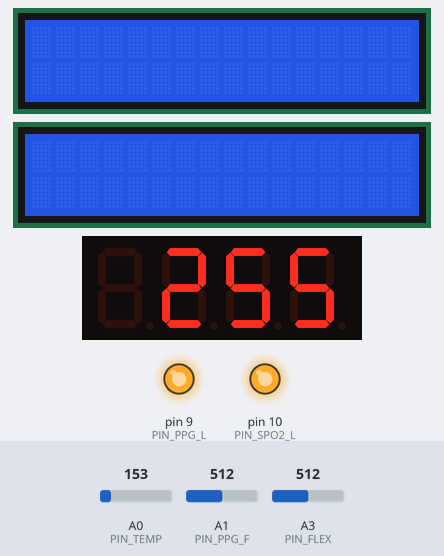
Simulated run of this sketch. Board: Arduino Uno, built with avr-gcc and run on an emulated ATmega328P. Parts: 2 × 16×2 character LCD, 4-digit seven-segment display, output pins drawn as LEDs (lit = HIGH). The inputs (shaded band) are chosen by the test bench; at power-on: A0 (PIN_TEMP) = 153, A3 (PIN_FLEX) = 512, A1 (PIN_PPG_F) = 512.

Above: at 1.3 s.
1.4 s: A0 (PIN_TEMP) set to 128
At 3.7 s:
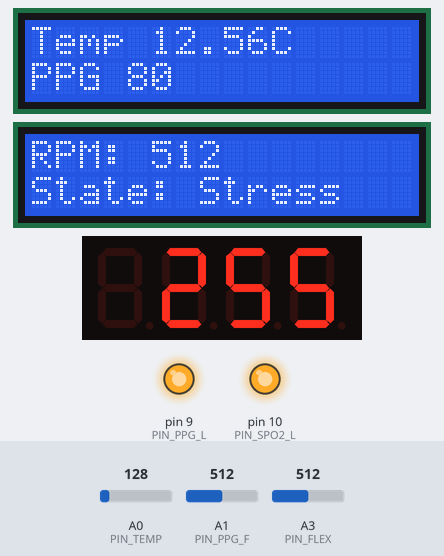
3.8 s: A0 (PIN_TEMP) set to 116
At 5.0 s:
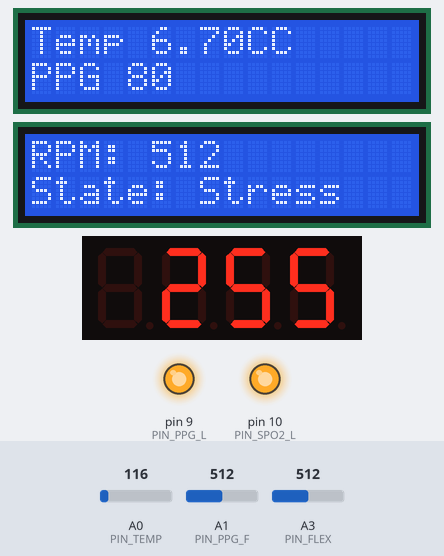
5.9 s: A3 (PIN_FLEX) set to 25
At 6.81 s:
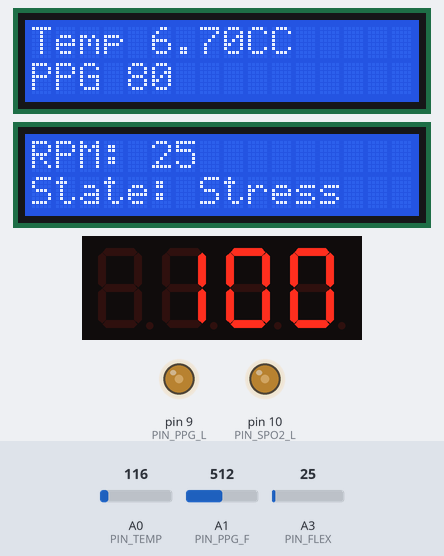
7.9 s: A3 (PIN_FLEX) set to 21
At 10.1 s:
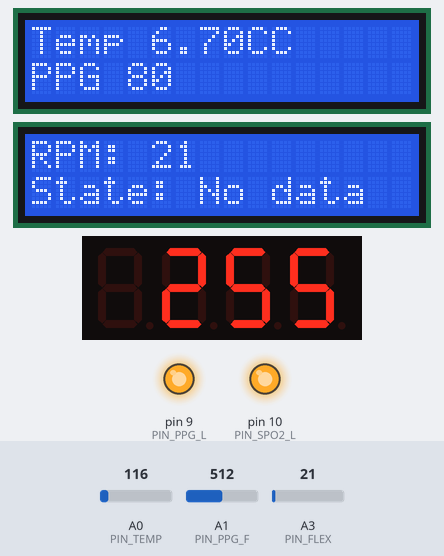
10.9 s: A0 (PIN_TEMP) set to 133
At 12.6 s:
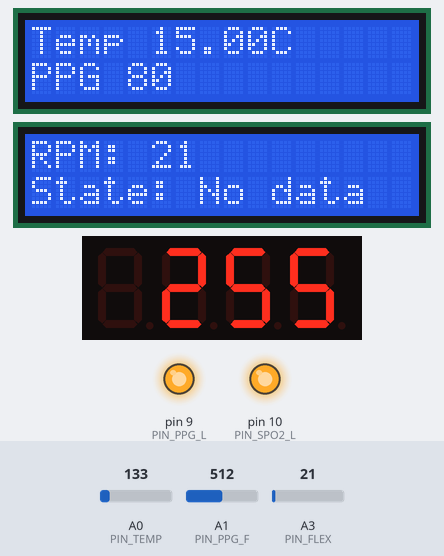
13.5 s: A3 (PIN_FLEX) set to 40
At 15.1 s:
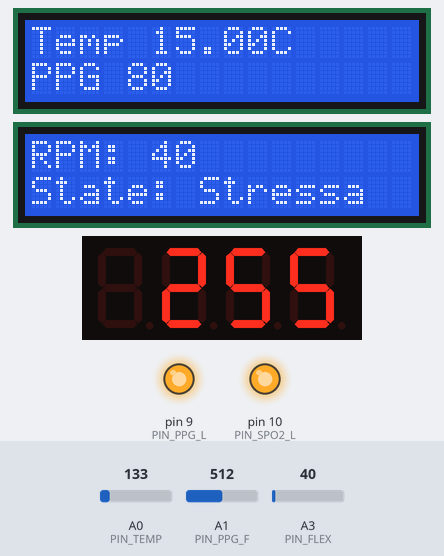
Timing chart, 0 to 17.0 s (numbered marks = the images above; inputs shaded):
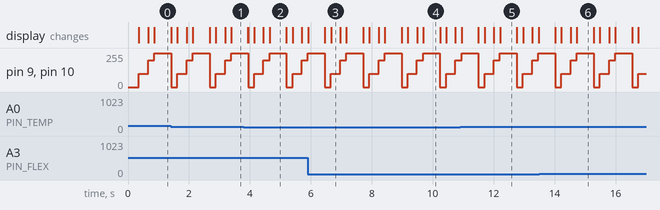

Measured:
- the behaviour switches between 123 and 122 on A0 (PIN_TEMP) (found by bisection; images 1 and 2)
- the behaviour switches between 23 and 22 on A3 (PIN_FLEX) (found by bisection; images 3 and 4)
- after the input at 3.8 s, the display: changes after 0.14 s (image 2)
- after the input at 7.9 s, the display: first differs from a run without the input after 1.1 s (image 4)
- after the input at 10.9 s, the display: first differs from a run without the input after 0.60 s (image 5)
- after the input at 13.5 s, the display: changes after 0.52 s (image 6)
- by itself, pin 9 (PIN_PPG_L), pin 10 (PIN_SPO2_L): repeats every 1.3 s: 100/255 0.30 s, 200/255 0.20 s, 255/255 0.55 s, 0/255 0.20 s

The sketch:

main.ino
```cpp
/*
 * Project: "Te Cuido" - Biomedical IoT Simulation
 * Board: Arduino UNO (simulation constraint)
 *
 * NOTE:
 * This code is written for Arduino UNO because the simulation platform requires it.
 * In real implementation, ESP32 or similar should be used due to:
 * - Better ADC resolution
 * - WiFi connectivity
 * - More processing power
 *
 * Displays (LCD) will NOT be used in real product as UI will represent real time values.
 */

#include <Adafruit_LiquidCrystal.h>
#include <Adafruit_GFX.h>
#include <Adafruit_LEDBackpack.h>
#include <math.h>

// ===================== CONSTANTS =====================

// Analog pins
const int PIN_TEMP   = A0;
const int PIN_PPG_F  = A1;
const int PIN_SPO2_F = A2;
const int PIN_FLEX   = A3;

// PWM pins
const int PIN_PPG_L  = 9;
const int PIN_SPO2_L = 10;

// LCDs (I2C addresses - adjust if needed)
Adafruit_LiquidCrystal lcd_1(0);
Adafruit_LiquidCrystal lcd_breath(1);


// 7-seg display
Adafruit_7segment disp_ispo2 = Adafruit_7segment();

// ===================== VARIABLES =====================
int phase = 0;

int pwmValue = 0;
int pwmDirection = 1;

// ===================== FUNCTIONS =====================

// Read temperature (TMP36-like)
float readTemperatureC() {
  int raw = analogRead(PIN_TEMP);
  float voltage = raw * (5.0 / 1023.0);
  float tempC = (voltage - 0.5) * 100.0;
  return tempC;
}

float toFahrenheit(float c) {
  return (c * 9.0 / 5.0) + 32.0;
}

// Simulate PPG signal
int readPPG() {
  int raw = analogRead(PIN_PPG_F);
  return map(raw, 0, 1023, 60, 100); // fake BPM range
}
void showBreathStatus() {

  static unsigned long lastUpdate = 0;
  static unsigned long lastPeakTime = 0;
  static bool rising = false;
  static float rpm = 0;

  int value = analogRead(PIN_FLEX);

  const int thresholdHigh = 30;
  const int thresholdLow  = 0;

    unsigned long now = millis();
    unsigned long interval = now - lastPeakTime;

    String state;

    if (value > 22) {
      state = "Stress";
    } else if (value >= 12 && value <= 20) {
      state = "Normal";
    } else if (value > 0 && value < 12) {
      state = "Relax";
    } else {
      state = "No data";
    }

    lcd_breath.setCursor(0,0);
    lcd_breath.print("RPM:      ");
    lcd_breath.setCursor(5,0);
    lcd_breath.print(value);

    lcd_breath.setCursor(0,1);
    lcd_breath.print("State:    ");
    lcd_breath.setCursor(7,1);
    lcd_breath.print(state);
  }

// LED PWM effect
void updatePWM() {
  int pwmValue = 0;
  analogWrite(PIN_PPG_L, pwmValue);
  analogWrite(PIN_SPO2_L, pwmValue);
  // ---- SPO2 ----
  disp_ispo2.print(pwmValue);
  disp_ispo2.writeDisplay();
  delay(200);
  pwmValue = 100;
  analogWrite(PIN_PPG_L, pwmValue);
  analogWrite(PIN_SPO2_L, pwmValue);
  // ---- SPO2 ----
  disp_ispo2.print(pwmValue);
  disp_ispo2.writeDisplay();
  delay(300);
  pwmValue = 200;
  analogWrite(PIN_PPG_L, pwmValue);
  analogWrite(PIN_SPO2_L, pwmValue);
  // ---- SPO2 ----
  disp_ispo2.print(pwmValue);
  disp_ispo2.writeDisplay();
  delay(200);
  pwmValue = 255;
  analogWrite(PIN_PPG_L, pwmValue);
  analogWrite(PIN_SPO2_L, pwmValue);
  // ---- SPO2 ----
  disp_ispo2.print(pwmValue);
  disp_ispo2.writeDisplay();
  delay(500);
}

// ===================== SETUP =====================

void setup() {
  // Initialize pins
  pinMode(PIN_PPG_L, OUTPUT);
  pinMode(PIN_SPO2_L, OUTPUT);

  pinMode(PIN_TEMP, INPUT);
  pinMode(PIN_PPG_F, INPUT);
  pinMode(PIN_SPO2_F, INPUT);
  pinMode(PIN_FLEX, INPUT);

  // Initialize I2C
  Wire.begin();

  // LCDs
  lcd_1.begin(16, 2);
  lcd_breath.begin(16, 2);
  lcd_1.print("Welcome ");
  lcd_breath.print("to Te Cuido App");

  // 7-seg
  disp_ispo2.begin(0x70);

  // Clear displays
  lcd_1.clear();
  lcd_breath.clear();
  Serial.begin(9600);
}

// ===================== LOOP =====================

void loop() {
  lcd_1.setBacklight(1);
  lcd_breath.setBacklight(1);
  // Update LED signals
  updatePWM();

  // ---- TEMPERATURE ----
  lcd_1.setCursor(0,0);
  float tempC = readTemperatureC();
  float tempF = toFahrenheit(tempC);
  lcd_1.print("Temp ");
  lcd_1.print(tempC);
  lcd_1.print("C");

  // ---- PPG ----
  int bpm = readPPG();
  lcd_1.setCursor(0,1);
  lcd_1.print("PPG ");
  lcd_1.print(bpm);

  // ---- Breath ---
  showBreathStatus();
}

/*
===================== ESP32 VERSION (REFERENCE) =====================

IMPORTANT:
- LCDs are NOT used in ESP32 version (UI handled by app)
- Uses WiFi + MQTT to send data to "Te Cuido"

Example:

#include <WiFi.h>
#include <PubSubClient.h>

const char* ssid = "YOUR_WIFI";
const char* password = "YOUR_PASS";
const char* mqtt_server = "broker_ip";

WiFiClient espClient;
PubSubClient client(espClient);

void setup_wifi() {
  WiFi.begin(ssid, password);
  while (WiFi.status() != WL_CONNECTED) {
    delay(500);
  }
}

void reconnect() {
  while (!client.connected()) {
    client.connect("ESP32_TeCuido");
  }
}

void setup() {
  setup_wifi();
  client.setServer(mqtt_server, 1883);
}

void loop() {
  if (!client.connected()) reconnect();
  client.loop();

  String payload = "{ \"temp\": 25, \"spo2\": 98 }";
  client.publish("tecuido/data", payload.c_str());

  delay(2000);
}

====================================================================
*/
```
